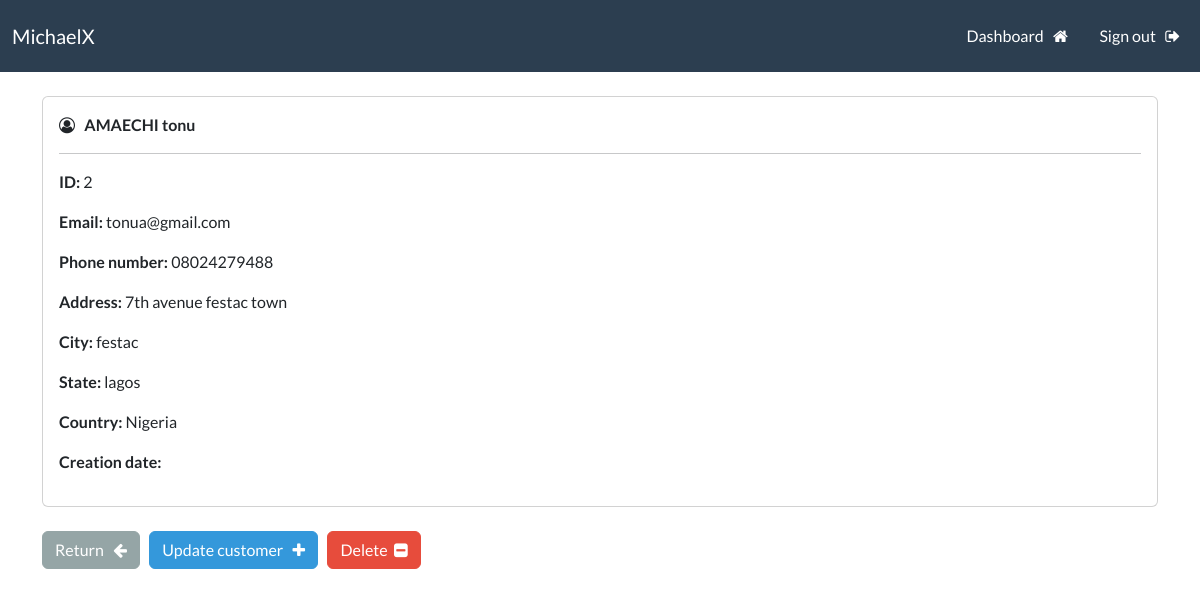
/view-customer/2 (signed in), run on the app's committed database.
### webapp/models.py (models this page shows, shortened)
class Customer(models.Model):
    first_name = models.CharField(max_length=100)
    last_name = models.CharField(max_length=100)
    email = models.CharField(max_length=255)
    phone = models.CharField(max_length=20)
    address = models.CharField(max_length=300)
    city = models.CharField(max_length=255)
    state = models.CharField(max_length=200)
    country = models.CharField(max_length=125)
    created_at = models.DateTimeField(auto_now_add=True)

### webapp/views.py (the view)
# urls.py: path("view-customer/<int:pk>", views.single_customer, name="single-customer"),
@login_required(login_url='login')
def single_customer(request, pk):
    customer = Customer.objects.get(id=pk)
    context = {'customer':customer}
    return render(request, 'webapp/view-customer.html', context=context)

### webapp/templates/webapp/view-customer.html (shortened to what this page needs)
{% extends 'webapp/base.html' %}
{% block content %}
    <div class="card">
        <div class="card-body">
            <i class="fa fa-user-circle-o" aria-hidden="true"></i> &nbsp;
            <strong>
                {{customer.last_name|upper}}
                {{customer.first_name}}
            </strong>
            <hr>
            <p> <strong> ID: </strong> {{customer.id}} </p>
            <p> <strong> Email: </strong> {{customer.email}} </p>
            <p> <strong> Phone number: </strong> {{customer.phone}} </p>
            <p> <strong> Address: </strong> {{customer.address}} </p>
            <p> <strong> City: </strong> {{customer.city}} </p>
            <p> <strong> State: </strong> {{customer.state}} </p>
            <p> <strong> Country: </strong> {{customer.country}} </p>
            <p> <strong> Creation date: </strong> {{customer.creation_date}} </p>
        </div>
    </div>
    <br>
    <a href="{% url 'dashboard' %}" class="btn btn-secondary"> Return &nbsp; <i class="fa fa-arrow-left" aria-hidden="true"></i> </a>
    <a href="{% url 'update-customer' customer.id %}" class="btn btn-info"> Update customer &nbsp; <i class="fa fa-plus" aria-hidden="true"></i> </a>
    <a href="{% url 'delete-customer' customer.id %}" class="btn btn-danger"> Delete &nbsp;<i class="fa fa-minus-square" aria-hidden="true"></i> </a>
{% endblock %}

### data on the page
Customer: last_name "AMAECHI", first_name "tonu", id "2", email "tonua@gmail.com", phone "08024279488", address "7th avenue festac town", city "festac", state "lagos", country "Nigeria"
